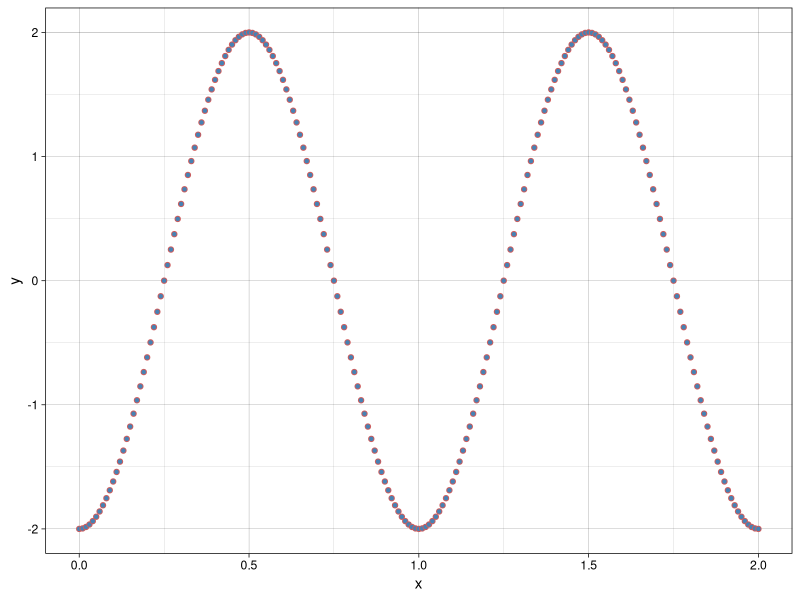

Recreate this plot in R.
## ---- chunk 1
#| echo: true
#| warning: false
#| message: false
library(tidyverse)
## ---- chunk 2
# install.packages("rmarkdown")
# install.packages("tidyverse")
# install.packages("bindrcpp")
# install.packages("ggpubr")
# install.packages("magrittr")
# install.packages("boot")
# install.packages("ggsn")
# install.packages("scales")
# install.packages("maps")
# install.packages("ggmap")
# install.packages("lubridate")
# install.packages("bindrcpp")
## ---- chunk 3
6 * 3
## ---- chunk 4
5 + 4
## ---- chunk 5
2 ^ 3
## ---- chunk 6
a <- 2
b <- 7
a + b
## ---- chunk 7
d<-2
d < -2
## ---- chunk 8
mass <- 48
age <- 78
mass <- mass * 2.0 # mass? 
age <- age - 17 # age? m
mass_index <- mass / age # mass_index?
## ---- chunk 9
apples <- c(5.3, 3.8, 4.5)
## ---- chunk 10
apples
## ---- chunk 11
mean(apples)
## ---- chunk 12
sd(apples)
## ---- chunk 13
round(sd(apples), 2)
## ---- chunk 14
ls()
## ---- chunk 15
?mean
## ---- chunk 16
help(mean)
## ---- chunk 17
#| fig-cap: "An easy figure."
#| label: fig-plots
#| column: margin

library(tidyverse)
x <- seq(0, 2, by = 0.01)
y <- 2 * sin(2 * pi * (x - 1/4))
ggplot() +
  geom_point(aes(x = x, y = y), shape = 21, col = "indianred", fill = "steelblue")+
  theme_linedraw()
## ---- chunk 18
installed.packages()[names(sessionInfo()$otherPkgs), "Version"]
